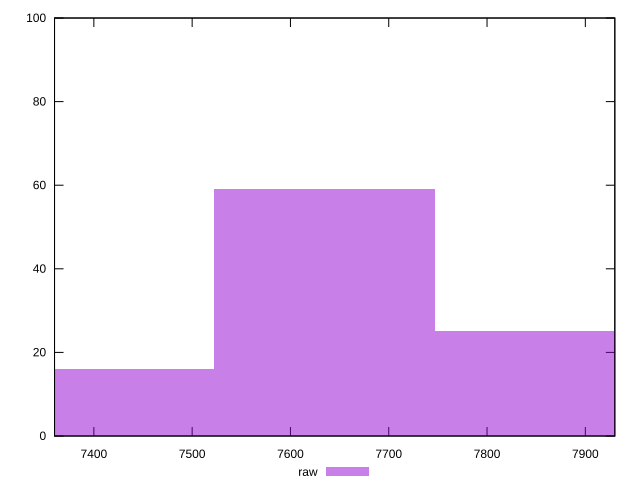

Source code (gnuplot):
reset

$raw <<EOF
7859.459993664394 25
7410.347994026429 16
7634.903993845412 59
EOF

set key outside below
set boxwidth 224.55599981898268
set xrange [7360:7930]
set yrange [0:100]
set trange [0:100]
set style fill transparent solid 0.5 noborder
set terminal svg size 640, 490 enhanced background rgb 'white'
set output "report_00019_2021-02-10T18-14-37.922Z//uses-text-compression/samples/pages+cached/raw/histogram.svg"

plot $raw title "raw" with boxes

reset
